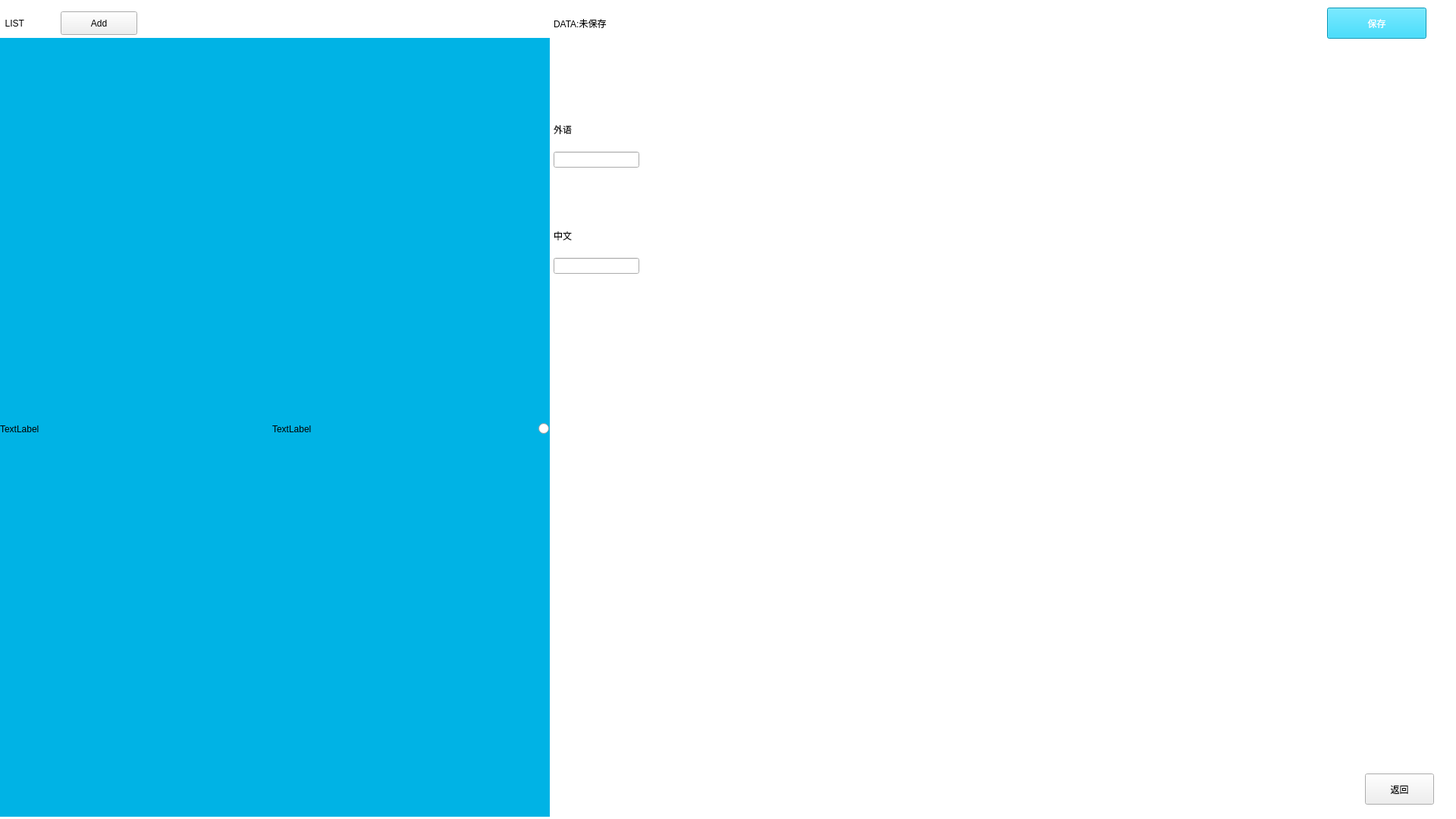
<?xml version="1.0" encoding="UTF-8"?>
<ui version="4.0">
 <class>Form</class>
 <widget class="QWidget" name="Form">
  <property name="geometry">
   <rect>
    <x>0</x>
    <y>0</y>
    <width>1920</width>
    <height>1080</height>
   </rect>
  </property>
  <property name="windowTitle">
   <string>Free_quizlet</string>
  </property>
  <widget class="QWidget" name="widget_main_D" native="true">
   <property name="geometry">
    <rect>
     <x>0</x>
     <y>0</y>
     <width>1920</width>
     <height>1080</height>
    </rect>
   </property>
   <widget class="QLabel" name="lb_backgroud_D">
    <property name="geometry">
     <rect>
      <x>0</x>
      <y>0</y>
      <width>1920</width>
      <height>1080</height>
     </rect>
    </property>
    <property name="styleSheet">
     <string notr="true">background-color: rgb(255, 255, 255);</string>
    </property>
    <property name="text">
     <string/>
    </property>
   </widget>
   <widget class="QLabel" name="label">
    <property name="geometry">
     <rect>
      <x>0</x>
      <y>0</y>
      <width>81</width>
      <height>61</height>
     </rect>
    </property>
    <property name="styleSheet">
     <string notr="true">font: 700 18pt &quot;微软雅黑&quot;;</string>
    </property>
    <property name="text">
     <string>  LIST</string>
    </property>
   </widget>
   <widget class="QWidget" name="gridLayoutWidget">
    <property name="geometry">
     <rect>
      <x>0</x>
      <y>50</y>
      <width>711</width>
      <height>1031</height>
     </rect>
    </property>
    <layout class="QGridLayout" name="gridLayout">
     <item row="0" column="0">
      <layout class="QGridLayout" name="gridLayout_2">
       <item row="0" column="1">
        <widget class="QLabel" name="label_3">
         <property name="styleSheet">
          <string notr="true">font: 12pt &quot;微软雅黑&quot;;</string>
         </property>
         <property name="text">
          <string>TextLabel</string>
         </property>
        </widget>
       </item>
       <item row="0" column="2">
        <widget class="QLabel" name="label_4">
         <property name="styleSheet">
          <string notr="true">font: 12pt &quot;微软雅黑&quot;;</string>
         </property>
         <property name="text">
          <string>TextLabel</string>
         </property>
        </widget>
       </item>
      </layout>
     </item>
    </layout>
   </widget>
   <widget class="QPushButton" name="pushButton">
    <property name="geometry">
     <rect>
      <x>80</x>
      <y>15</y>
      <width>101</width>
      <height>31</height>
     </rect>
    </property>
    <property name="styleSheet">
     <string notr="true">font: 12pt &quot;微软雅黑&quot;;</string>
    </property>
    <property name="text">
     <string>Add</string>
    </property>
   </widget>
   <widget class="QWidget" name="gridLayoutWidget_3">
    <property name="geometry">
     <rect>
      <x>710</x>
      <y>50</y>
      <width>16</width>
      <height>1031</height>
     </rect>
    </property>
    <layout class="QGridLayout" name="gridLayout_3">
     <item row="0" column="0">
      <widget class="QRadioButton" name="radioButton">
       <property name="text">
        <string/>
       </property>
      </widget>
     </item>
    </layout>
   </widget>
   <widget class="QLabel" name="label_2">
    <property name="geometry">
     <rect>
      <x>730</x>
      <y>0</y>
      <width>171</width>
      <height>61</height>
     </rect>
    </property>
    <property name="styleSheet">
     <string notr="true">font: 700 18pt &quot;微软雅黑&quot;;</string>
    </property>
    <property name="text">
     <string>DATA:未保存</string>
    </property>
   </widget>
   <widget class="QPushButton" name="pushButton_2">
    <property name="geometry">
     <rect>
      <x>1750</x>
      <y>10</y>
      <width>131</width>
      <height>41</height>
     </rect>
    </property>
    <property name="styleSheet">
     <string notr="true">font: 1000 20pt &quot;微软雅黑&quot;;
background-color: rgb(3, 209, 255);
color: rgb(255, 255, 255);</string>
    </property>
    <property name="text">
     <string>保存</string>
    </property>
   </widget>
   <widget class="QLabel" name="label_5">
    <property name="geometry">
     <rect>
      <x>730</x>
      <y>140</y>
      <width>171</width>
      <height>61</height>
     </rect>
    </property>
    <property name="styleSheet">
     <string notr="true">font: 700 18pt &quot;微软雅黑&quot;;</string>
    </property>
    <property name="text">
     <string>外语</string>
    </property>
   </widget>
   <widget class="QLineEdit" name="lineEdit">
    <property name="geometry">
     <rect>
      <x>730</x>
      <y>200</y>
      <width>113</width>
      <height>21</height>
     </rect>
    </property>
   </widget>
   <widget class="QLabel" name="label_6">
    <property name="geometry">
     <rect>
      <x>730</x>
      <y>280</y>
      <width>171</width>
      <height>61</height>
     </rect>
    </property>
    <property name="styleSheet">
     <string notr="true">font: 700 18pt &quot;微软雅黑&quot;;</string>
    </property>
    <property name="text">
     <string>中文</string>
    </property>
   </widget>
   <widget class="QLineEdit" name="lineEdit_2">
    <property name="geometry">
     <rect>
      <x>730</x>
      <y>340</y>
      <width>113</width>
      <height>21</height>
     </rect>
    </property>
   </widget>
   <widget class="QLabel" name="label_7">
    <property name="geometry">
     <rect>
      <x>0</x>
      <y>50</y>
      <width>725</width>
      <height>1027</height>
     </rect>
    </property>
    <property name="styleSheet">
     <string notr="true">background-color: rgb(0, 179, 229);
</string>
    </property>
    <property name="text">
     <string/>
    </property>
   </widget>
   <widget class="QPushButton" name="pushButton_3">
    <property name="geometry">
     <rect>
      <x>1800</x>
      <y>1020</y>
      <width>91</width>
      <height>41</height>
     </rect>
    </property>
    <property name="styleSheet">
     <string notr="true">font: 700 18pt &quot;微软雅黑&quot;;</string>
    </property>
    <property name="text">
     <string>返回</string>
    </property>
   </widget>
   <zorder>lb_backgroud_D</zorder>
   <zorder>label_7</zorder>
   <zorder>label</zorder>
   <zorder>gridLayoutWidget</zorder>
   <zorder>pushButton</zorder>
   <zorder>gridLayoutWidget_3</zorder>
   <zorder>label_2</zorder>
   <zorder>pushButton_2</zorder>
   <zorder>label_5</zorder>
   <zorder>lineEdit</zorder>
   <zorder>label_6</zorder>
   <zorder>lineEdit_2</zorder>
   <zorder>pushButton_3</zorder>
  </widget>
 </widget>
 <resources/>
 <connections/>
</ui>
